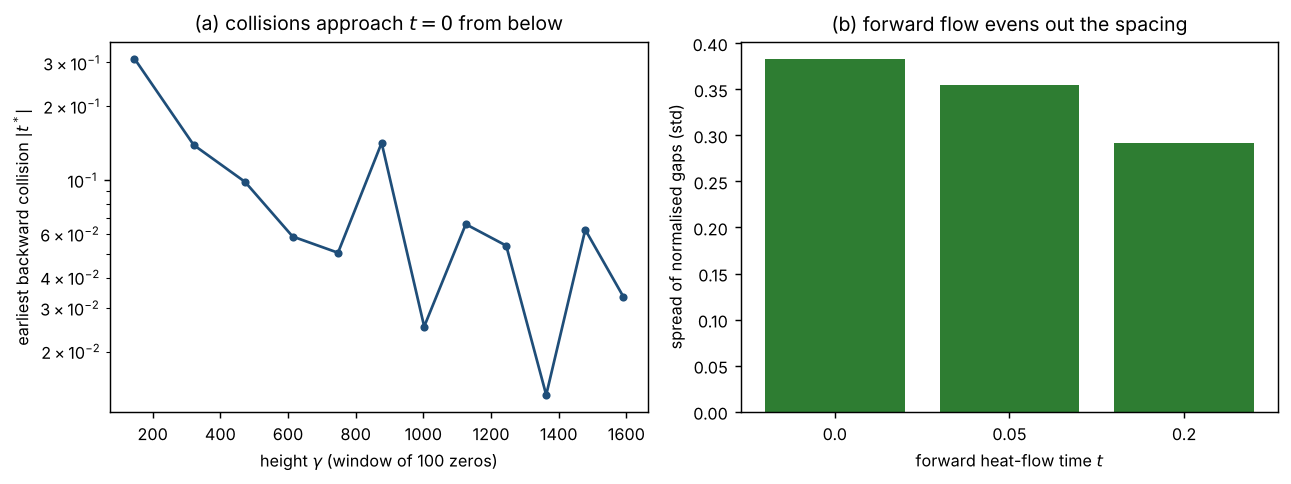

Recreate this plot in Python.
#!/usr/bin/env python3
"""Can spacing work at every height?  The de Bruijn-Newman heat flow (log entry 63).

H_t(z) is the heat-flow deformation of the xi function with H_0(z) = xi(1/2 + iz/2)/8, so the real
zeros of H_0 are z = 2 gamma.  While the zeros stay simple and real they move by
    dz_k/dt = 2 sum_{j != k} 1/(z_k - z_j)        (repulsion forward in t),
so an isolated pair with gap d obeys d(d^2)/dt = 8: running the flow backward, it collides at
t = -d^2/8 and the zeros leave the real line.  Lambda >= 0 (Rodgers-Tao) says such collisions
come arbitrarily close to t = 0.  We use the first 1200 zeros of zeta:
 (1) for each neighbouring pair, the collision time backward, from the pair term plus the
     linearised push of all other zeros, checked against direct integration of the flow for
     a cluster of 41 zeros around the closest pairs;
 (2) the smallest normalised gap, before and after running the flow forward to t = 0.05, 0.2.
Truncation: zeros above the 1200th are ignored (their effect on a gap is a slowly varying shift).
Writes heat_flow_spacing.json and heat_flow_spacing.png.
"""
import json, math, os
import numpy as np
from scipy.integrate import solve_ivp
import matplotlib; matplotlib.use('Agg'); import matplotlib.pyplot as plt

ROOT = os.path.dirname(os.path.dirname(os.path.abspath(__file__)))
gam = np.array(json.load(open(os.path.join(ROOT, 'data', 'zeros_1200.json'))))
z0 = 2 * gam
n = len(z0)

def velocity(z):
    D = z[:, None] - z[None, :]
    np.fill_diagonal(D, np.inf)
    return 2 * np.sum(1 / D, axis=1)

# (1) linearised collision times
d = np.diff(z0)
v = velocity(z0)
push = v[1:] - v[:-1]                       # d(gap)/dt at t = 0, including the pair term 4/d
# d(d^2)/dt = 2 d * push ; backward collision time estimate t* = -d^2 / (2 d push)
tstar = -d ** 2 / (2 * d * push)
order = np.argsort(np.abs(tstar))
checks = []
for k in order[:4]:
    lo, hi = max(0, k - 20), min(n, k + 22)
    zc = z0[lo:hi].copy(); i = k - lo
    def rhs(t, y): return -velocity(y)        # integrate backward in t (tau = -t)
    def hit(t, y): return y[i + 1] - y[i] - 1e-6 * d[k]
    hit.terminal = True
    sol = solve_ivp(rhs, (0, 5 * abs(tstar[k]) + 1e-3), zc, events=hit, rtol=1e-10, atol=1e-12, max_step=abs(tstar[k]) / 50)
    tc = -sol.t_events[0][0] if len(sol.t_events[0]) else None
    checks.append(dict(pair=int(k), gamma=float(gam[k]), gap_gamma=float(gam[k + 1] - gam[k]),
                       t_linearised=float(tstar[k]), t_cluster_ode=tc, isolated_pair=float(-d[k] ** 2 / 8)))
    print(json.dumps(checks[-1]), flush=True)

# window minima of |t*| against height
win = 100
wins = []
for a in range(0, n - 1, win):
    b = min(a + win, n - 1)
    j = a + int(np.argmin(np.abs(tstar[a:b])))
    wins.append(dict(gamma_mid=float(gam[(a + b) // 2]), min_abs_t=float(abs(tstar[j])), at_gamma=float(gam[j])))

# (2) forward flow: smallest normalised gap (gap * log(gamma/2pi)/2pi in gamma units)
def norm_min_gap(z):
    g = z / 2; dg = np.diff(g); mid = (g[1:] + g[:-1]) / 2
    s = dg * np.log(mid / (2 * np.pi)) / (2 * np.pi)
    inner = slice(100, len(s) - 100)        # avoid edge effects of the truncation
    return float(np.min(s[inner])), float(np.std(s[inner]))
fwd = []
for T in (0.0, 0.05, 0.2):
    if T == 0:
        z = z0.copy()
    else:
        z = z0.copy(); dt = 2.5e-4; steps = int(round(T / dt))   # fixed-step RK4; gaps only grow forward
        for _ in range(steps):
            k1 = velocity(z); k2 = velocity(z + dt / 2 * k1); k3 = velocity(z + dt / 2 * k2); k4 = velocity(z + dt * k3)
            z = z + dt / 6 * (k1 + 2 * k2 + 2 * k3 + k4)
    mg, sd = norm_min_gap(z)
    fwd.append(dict(t=T, min_normalised_gap=mg, std_normalised_gap=sd))
    print('forward t=%.2f  min normalised gap %.4f  std %.4f' % (T, mg, sd), flush=True)

out = dict(n_zeros=n, closest=checks, windows=wins, forward=fwd)
json.dump(out, open(os.path.join(os.path.dirname(os.path.abspath(__file__)), 'heat_flow_spacing.json'), 'w'), indent=1)

plt.rcParams.update({'font.size': 9})
fig, (a1, a2) = plt.subplots(1, 2, figsize=(10, 3.8))
a1.semilogy([w['gamma_mid'] for w in wins], [w['min_abs_t'] for w in wins], 'o-', color='#1f4e79', ms=3.5)
a1.set_xlabel('height $\\gamma$ (window of 100 zeros)'); a1.set_ylabel('earliest backward collision $|t^*|$')
a1.set_title('(a) collisions approach $t=0$ from below')
a2.bar([str(f['t']) for f in fwd], [f['std_normalised_gap'] for f in fwd], color='#2e7d32')
a2.set_xlabel('forward heat-flow time $t$'); a2.set_ylabel('spread of normalised gaps (std)')
a2.set_title('(b) forward flow evens out the spacing')
fig.tight_layout(); fig.savefig(os.path.join(os.path.dirname(os.path.abspath(__file__)), 'heat_flow_spacing.png'), dpi=130, bbox_inches='tight')
